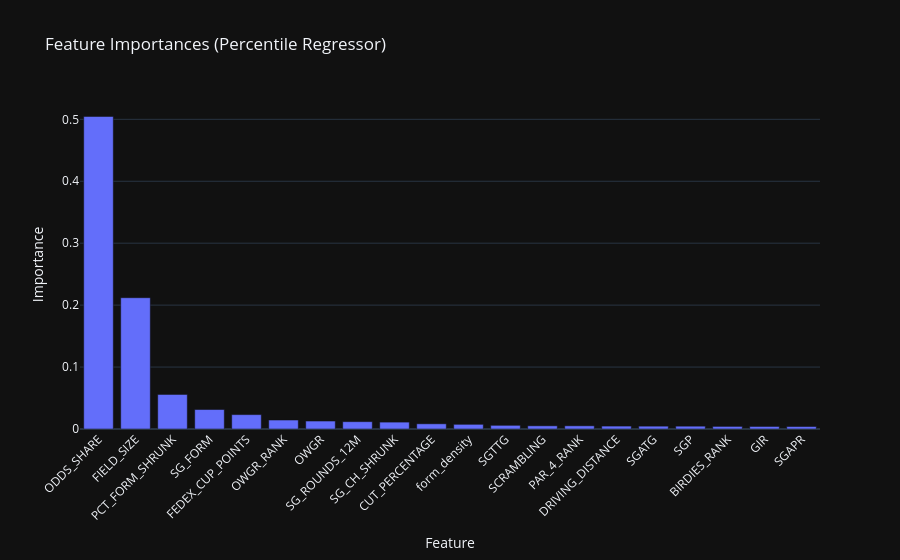

This figure's notebook cell:
### Code cell
import plotly.express as px

imp_df = importances.head(20).reset_index()
imp_df.columns = ["Feature", "Importance"]
fig = px.bar(imp_df, x="Feature", y="Importance",
             title="Feature Importances (Percentile Regressor)",
             template="plotly_dark")
fig.update_layout(xaxis_tickangle=-45)
fig.show()

### Figure 1 — Plotly figure (JSON) as saved in the notebook; plotly's stock layout.template omitted (floating-point values rounded to 4 significant figures)
{"data": [{"hovertemplate": "Feature=%{x}<br>Importance=%{y}<extra></extra>", "legendgroup": "", "marker": {"color": "#636efa", "pattern": {"shape": ""}}, "name": "", "orientation": "v", "showlegend": false, "textposition": "auto", "type": "bar", "x": ["ODDS_SHARE", "FIELD_SIZE", "PCT_FORM_SHRUNK", "SG_FORM", "FEDEX_CUP_POINTS", "OWGR_RANK", "OWGR", "SG_ROUNDS_12M", "SG_CH_SHRUNK", "CUT_PERCENTAGE", "form_density", "SGTTG", "SCRAMBLING", "PAR_4_RANK", "DRIVING_DISTANCE", "SGATG", "SGP", "BIRDIES_RANK", "GIR", "SGAPR"], "xaxis": "x", "y": [0.5047, 0.212, 0.05589, 0.03144, 0.02323, 0.01448, 0.01285, 0.01183, 0.01112, 0.008372, 0.007531, 0.00591, 0.005142, 0.005135, 0.004712, 0.004591, 0.004558, 0.004177, 0.004098, 0.004004], "yaxis": "y"}], "layout": {"barmode": "relative", "legend": {"tracegroupgap": 0}, "title": {"text": "Feature Importances (Percentile Regressor)"}, "xaxis": {"anchor": "y", "domain": [0, 1], "tickangle": -45, "title": {"text": "Feature"}}, "yaxis": {"anchor": "x", "domain": [0, 1], "title": {"text": "Importance"}}}}
